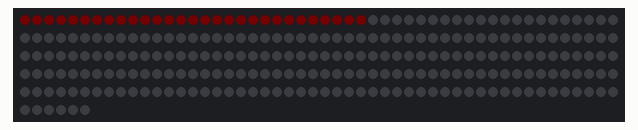
This program was run on a simulated Raspberry Pi Pico running MicroPython. On the bench: 256 RGB LEDs in strip order, left to right, continuing on the next row. Dim RGB values are drawn brighter than linear. At 2.8 s the program stops and its outputs stay as they are.

Above: at 0.46 s.
At 1.06 s:
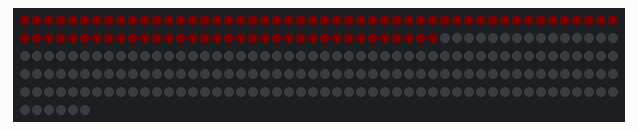
At 1.67 s:
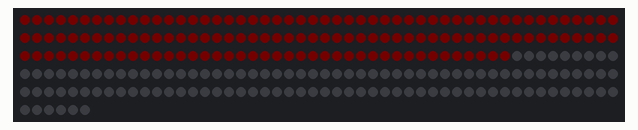
At 2.27 s:
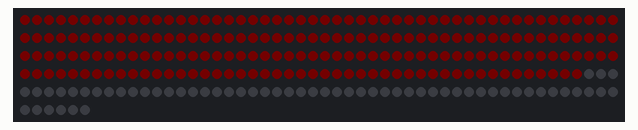
At 2.8 s:
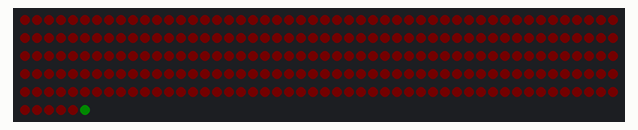

The program:

01-draw-endpixel.py
```python
from neopixel import NeoPixel
from utime import sleep

NEOPIXEL_PIN = 0
NUMBER_PIXELS = 256

strip = NeoPixel(machine.Pin(NEOPIXEL_PIN), NUMBER_PIXELS)

# Create a varuabke to store the delay
delay = .003

for i in range(0, NUMBER_PIXELS):
    # turn index red pixel on for and delay
    strip[i] = (1,0,0)
    strip.write()
    sleep(delay)

# turn last pixel green
strip[NUMBER_PIXELS-1] = (0,10,0)
strip.write()
```
